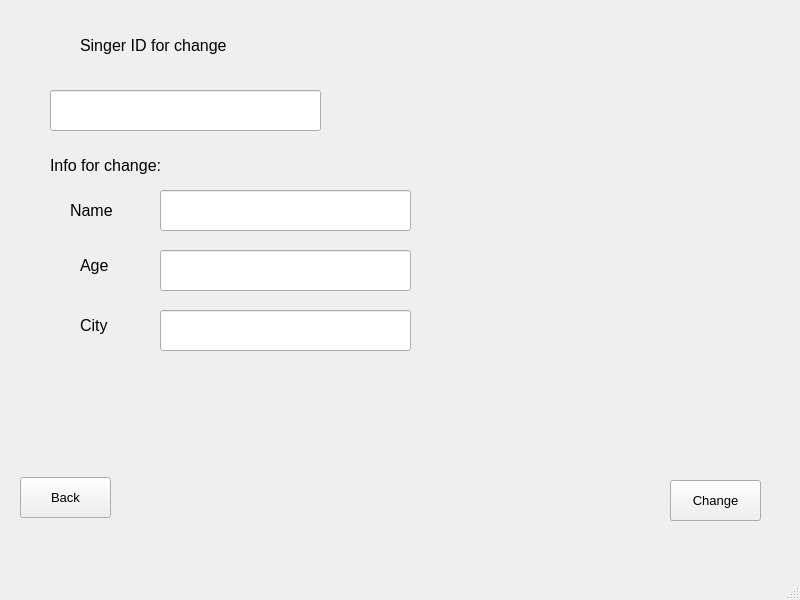
<?xml version="1.0" encoding="UTF-8"?>
<ui version="4.0">
 <class>MainWindow</class>
 <widget class="QMainWindow" name="MainWindow">
  <property name="geometry">
   <rect>
    <x>0</x>
    <y>0</y>
    <width>800</width>
    <height>600</height>
   </rect>
  </property>
  <property name="windowTitle">
   <string>MainWindow</string>
  </property>
  <widget class="QWidget" name="centralwidget">
   <widget class="QPushButton" name="backButton">
    <property name="geometry">
     <rect>
      <x>20</x>
      <y>477</y>
      <width>91</width>
      <height>41</height>
     </rect>
    </property>
    <property name="font">
     <font>
      <pointsize>10</pointsize>
     </font>
    </property>
    <property name="text">
     <string>Back</string>
    </property>
   </widget>
   <widget class="QPushButton" name="changeButton">
    <property name="geometry">
     <rect>
      <x>670</x>
      <y>480</y>
      <width>91</width>
      <height>41</height>
     </rect>
    </property>
    <property name="font">
     <font>
      <pointsize>10</pointsize>
     </font>
    </property>
    <property name="text">
     <string>Change</string>
    </property>
   </widget>
   <widget class="QLabel" name="label">
    <property name="geometry">
     <rect>
      <x>80</x>
      <y>20</y>
      <width>211</width>
      <height>51</height>
     </rect>
    </property>
    <property name="font">
     <font>
      <pointsize>12</pointsize>
     </font>
    </property>
    <property name="text">
     <string>Singer ID for change</string>
    </property>
   </widget>
   <widget class="QLineEdit" name="idLine">
    <property name="geometry">
     <rect>
      <x>50</x>
      <y>90</y>
      <width>271</width>
      <height>41</height>
     </rect>
    </property>
    <property name="font">
     <font>
      <pointsize>10</pointsize>
     </font>
    </property>
    <property name="text">
     <string/>
    </property>
   </widget>
   <widget class="QLabel" name="label_2">
    <property name="geometry">
     <rect>
      <x>50</x>
      <y>150</y>
      <width>151</width>
      <height>31</height>
     </rect>
    </property>
    <property name="font">
     <font>
      <pointsize>12</pointsize>
     </font>
    </property>
    <property name="text">
     <string>Info for change:</string>
    </property>
   </widget>
   <widget class="QLineEdit" name="nameLine">
    <property name="geometry">
     <rect>
      <x>160</x>
      <y>190</y>
      <width>251</width>
      <height>41</height>
     </rect>
    </property>
    <property name="font">
     <font>
      <pointsize>10</pointsize>
     </font>
    </property>
   </widget>
   <widget class="QLineEdit" name="ageLine">
    <property name="geometry">
     <rect>
      <x>160</x>
      <y>250</y>
      <width>251</width>
      <height>41</height>
     </rect>
    </property>
    <property name="font">
     <font>
      <pointsize>10</pointsize>
     </font>
    </property>
   </widget>
   <widget class="QLineEdit" name="cityLine">
    <property name="geometry">
     <rect>
      <x>160</x>
      <y>310</y>
      <width>251</width>
      <height>41</height>
     </rect>
    </property>
    <property name="font">
     <font>
      <pointsize>10</pointsize>
     </font>
    </property>
   </widget>
   <widget class="QLabel" name="label_3">
    <property name="geometry">
     <rect>
      <x>70</x>
      <y>200</y>
      <width>55</width>
      <height>20</height>
     </rect>
    </property>
    <property name="font">
     <font>
      <pointsize>12</pointsize>
     </font>
    </property>
    <property name="text">
     <string>Name</string>
    </property>
   </widget>
   <widget class="QLabel" name="label_4">
    <property name="geometry">
     <rect>
      <x>80</x>
      <y>250</y>
      <width>51</width>
      <height>31</height>
     </rect>
    </property>
    <property name="font">
     <font>
      <pointsize>12</pointsize>
     </font>
    </property>
    <property name="text">
     <string>Age</string>
    </property>
   </widget>
   <widget class="QLabel" name="label_5">
    <property name="geometry">
     <rect>
      <x>80</x>
      <y>310</y>
      <width>61</width>
      <height>31</height>
     </rect>
    </property>
    <property name="font">
     <font>
      <pointsize>12</pointsize>
     </font>
    </property>
    <property name="text">
     <string>City</string>
    </property>
   </widget>
   <widget class="QLabel" name="errorLabel">
    <property name="geometry">
     <rect>
      <x>160</x>
      <y>370</y>
      <width>431</width>
      <height>141</height>
     </rect>
    </property>
    <property name="font">
     <font>
      <pointsize>10</pointsize>
     </font>
    </property>
    <property name="text">
     <string/>
    </property>
   </widget>
  </widget>
  <widget class="QMenuBar" name="menubar">
   <property name="geometry">
    <rect>
     <x>0</x>
     <y>0</y>
     <width>800</width>
     <height>26</height>
    </rect>
   </property>
  </widget>
  <widget class="QStatusBar" name="statusbar"/>
 </widget>
 <resources/>
 <connections/>
</ui>
